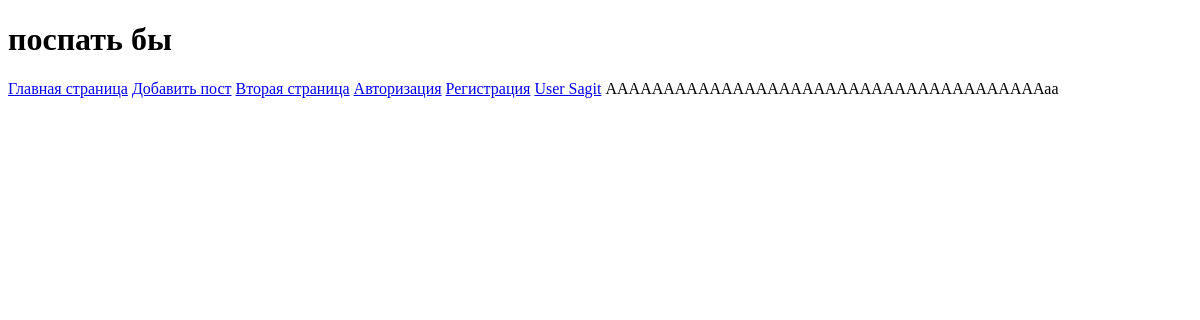
Screenshot of /post/2 with the database file from the repository.
### tables this page shows
CREATE TABLE posts (
    id INTEGER PRIMARY KEY AUTOINCREMENT,
    title text NOT NULL UNIQUE,
    content text NOT NULL,
    pub_date integer NOT NULL
);

CREATE TABLE mainmenu (
    id INTEGER PRIMARY KEY AUTOINCREMENT,
    title TEXT NOT NULL,
    url TEXT NOT NULL
);

### flaskapp.py (the view)
@app.route('/post/<int:post_id>')
def post_content(post_id):
    fdb = FlaskDataBase(get_db())
    title, content = fdb.get_post_content(post_id)
    if not title:
        abort(404)
    return render_template('post.html', menu_url=fdb.get_menu(), title=title, content=content)

### flask_database.py (called while the page is built)
    def get_menu(self):
        query = "SELECT * from mainmenu"
        try:
            self.__cur.execute(query)
            res = self.__cur.fetchall()
            if res:
                return res
        except Exception as e:
            print(f"Unexpected exception {e}")
        return []

    def get_post_content(self, post_id):
        try:
            self.__cur.execute(
                f"SELECT title, content FROM posts WHERE id = {post_id}"
            )
            self.__db.commit()
            res = self.__cur.fetchone()
            if res:
                return res
        except sqlite3.Error as e:
            print(f"Exception in getting post by id {post_id}: {e}")
        return False, False

### flaskapp.py (called while the page is built)
def connect_db():
    conn = sqlite3.connect(app.config['DATABASE'])
    conn.row_factory = sqlite3.Row
    return conn

def get_db():
    if not hasattr(g, 'link_db'):
        g.link_db = connect_db()
    return g.link_db

### templates/post.html
{% extends 'base.html' %}
{% block header %}
<h1>{{ title }}</h1>
{% endblock %}
{% block content %}
{{ content | safe }}
{% endblock %}

### templates/base.html (shortened to what this page needs)
<!doctype html>
<html lang="en">
<head>
    <link rel="stylesheet" href="{{ url_for('static', filename='css/style.css')}}">
</head>
<body>
{% block header %}{% endblock %}
<a href="{{ url_for('index') }}">Главная страница</a>
{% for m in menu_url %}
<a href="{{ url_for(m.url) }}">{{ m.title }}</a>
{% endfor %}
<a href="{{ url_for('profile', username='sagit')}}">User Sagit</a>
{% block content %}
{% endblock %}
</body>
</html>

### rows the page displays
posts: title "поспать бы", content "ААААААААААААААААААААААААААААААААААААААаа"
mainmenu: title "Добавить пост"
mainmenu: title "Вторая страница"
mainmenu: title "Авторизация"
mainmenu: title "Регистрация"
